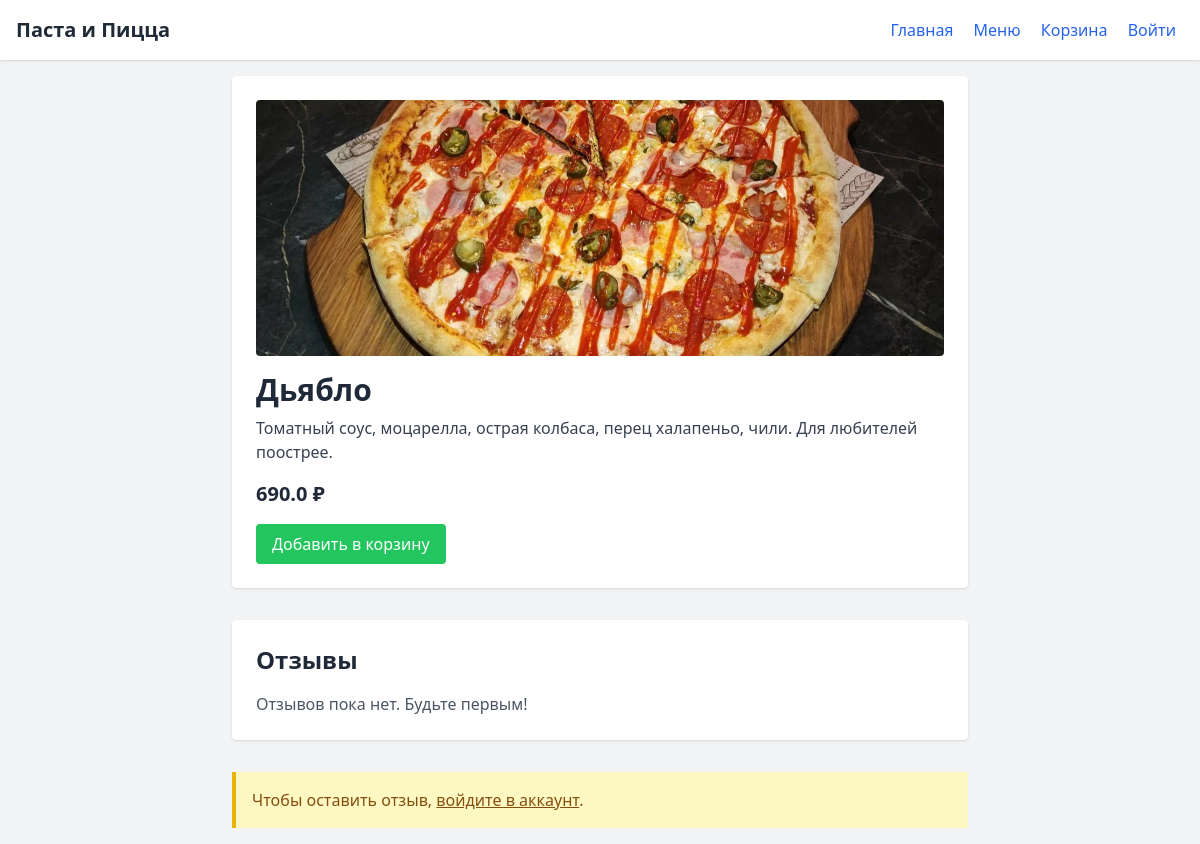
The app's page /dish/11 with its own data.
### tables this page shows
CREATE TABLE dishes (
    id INTEGER PRIMARY KEY AUTOINCREMENT,
    title TEXT,
    description TEXT,
    price REAL,
    category_id INTEGER,
    image TEXT,
    is_veg INTEGER DEFAULT 0,
    is_spicy INTEGER DEFAULT 0,
    FOREIGN KEY(category_id) REFERENCES categories(id)
);

### src/app.py (the view)
@app.route("/dish/<int:dish_id>")
def dish_detail(dish_id):
    dish = get_dish_by_id(dish_id)
    reviews = get_reviews_for_dish(dish_id)
    return render_template("dish_detail.html", dish=dish, reviews=reviews)

### src/app.py (called while the page is built)
@app.before_request
def before_request():
    get_db()

@app.teardown_appcontext
def teardown_db(exception):
    close_db()

def get_dish_by_id(dish_id):
    row = query_db("SELECT * FROM dishes WHERE id=?", (dish_id,), one=True)
    return dict(row) if row else None

def get_reviews_for_dish(dish_id):
    reviews = query_db(
        "SELECT r.rating, r.text, u.name, r.created_at FROM reviews r JOIN users u ON r.user_id = u.id WHERE r.dish_id=? ORDER BY r.created_at DESC",
        (dish_id,))
    return [dict(row) for row in reviews]

### src/database.py (called while the page is built)
def get_db():
    if 'db' not in g:
        conn = sqlite3.connect(DB_PATH)
        conn.row_factory = sqlite3.Row
        g.db = conn
    return g.db

def query_db(query, args=(), one=False):
    cur = get_db().execute(query, args)
    rv = cur.fetchall()
    cur.close()
    return (rv[0] if rv else None) if one else rv

### src/templates/dish_detail.html (shortened to what this page needs)
<!DOCTYPE html>
<html lang="ru">
<head>
  <script src="https://cdn.tailwindcss.com"></script>
</head>
<body class="bg-gray-100 text-gray-800">
  <header class="bg-white shadow p-4 flex justify-between items-center">
    <h1 class="text-xl font-bold">Паста и Пицца</h1>
    <nav>
      <a href="/" class="mx-2 text-blue-600 hover:underline">Главная</a>
      <a href="/menu" class="mx-2 text-blue-600 hover:underline">Меню</a>
      <a href="/cart" class="mx-2 text-blue-600 hover:underline">Корзина</a>
      {% if session.user_id %}
        <span class="mx-2 text-gray-700">Привет, {{ session.user_name }}!</span>
        <a href="/logout" class="mx-2 text-red-600 hover:underline">Выйти</a>
      {% else %}
        <a href="/login" class="mx-2 text-blue-600 hover:underline">Войти</a>
      {% endif %}
    </nav>
  </header>
  <main class="p-4 max-w-3xl mx-auto">
    <div class="bg-white shadow rounded p-6 mb-8">
      {% if dish.image %}
        <img src="{{ url_for('uploads', filename=dish.image) }}" alt="{{ dish.title }}" class="w-full h-64 object-cover rounded mb-4">
      {% endif %}
      <h2 class="text-3xl font-bold mb-2">{{ dish.title }}</h2>
      <p class="text-gray-700 mb-4">{{ dish.description }}</p>
      <p class="text-xl font-semibold mb-4">{{ dish.price }} ₽</p>
      <form action="/cart" method="post" class="inline">
        <button type="submit" class="px-4 py-2 bg-green-500 text-white rounded hover:bg-green-600">Добавить в корзину</button>
      </form>
    </div>
    <div class="bg-white shadow rounded p-6 mb-8">
      <h3 class="text-2xl font-bold mb-4">Отзывы</h3>
      {% if reviews %}
        <div class="space-y-4">
          {% for review in reviews %}
            <div class="border-b pb-2">
              <p class="text-yellow-500 mb-1">Оценка: {{ review.rating }} ⭐️</p>
              <p class="text-gray-800 mb-1">{{ review.text }}</p>
              <p class="text-sm text-gray-500">— {{ review.name }}, {{ review.created_at }}</p>
            </div>
          {% endfor %}
        </div>
      {% else %}
        <p class="text-gray-600">Отзывов пока нет. Будьте первым!</p>
      {% endif %}
    </div>
    {% if session.user_id %}
      <div class="bg-white shadow rounded p-6">
        <h3 class="text-2xl font-bold mb-4">Оставить отзыв</h3>
        <form action="/review/{{ dish.id }}" method="post">
          <label for="rating" class="block mb-2">Оценка (1–5):</label>
          <select name="rating" id="rating" class="mb-4 w-full border rounded px-3 py-2">
            {% for i in range(1,6) %}
              <option value="{{ i }}">{{ i }}</option>
            {% endfor %}
          </select>
          <label for="text" class="block mb-2">Ваш отзыв:</label>
          <textarea name="text" id="text" rows="4" class="w-full border rounded px-3 py-2 mb-4"></textarea>
          <button type="submit" class="px-4 py-2 bg-blue-600 text-white rounded hover:bg-blue-700">Отправить</button>
        </form>
      </div>
    {% else %}
      <div class="bg-yellow-100 border-l-4 border-yellow-500 p-4">
        <p class="text-yellow-800">Чтобы оставить отзыв, <a href="/login" class="underline">войдите в аккаунт</a>.</p>
      </div>
    {% endif %}
  </main>
</body>
</html>

### records on screen
dishes: image (picture), title "Дьябло", description "Томатный соус, моцарелла, острая колбаса, перец халапеньо, чили. Для любителей поострее.", price "690.0"
